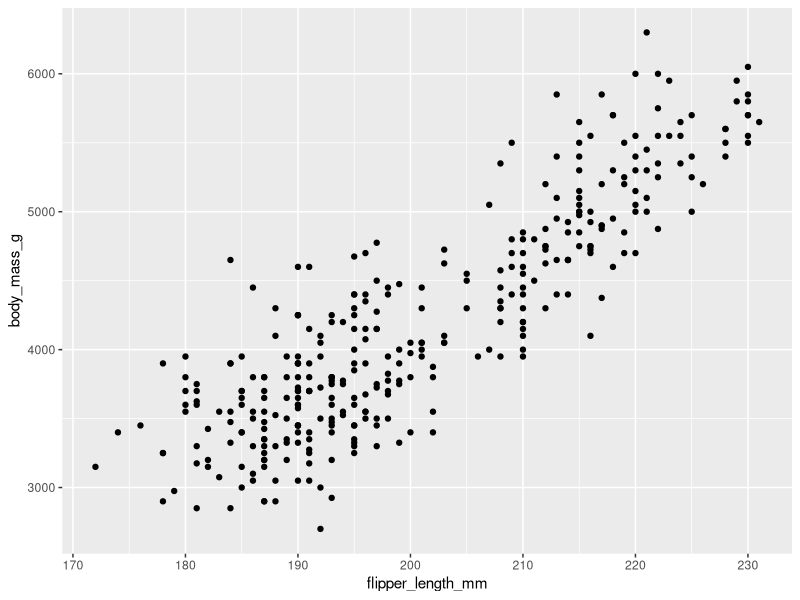
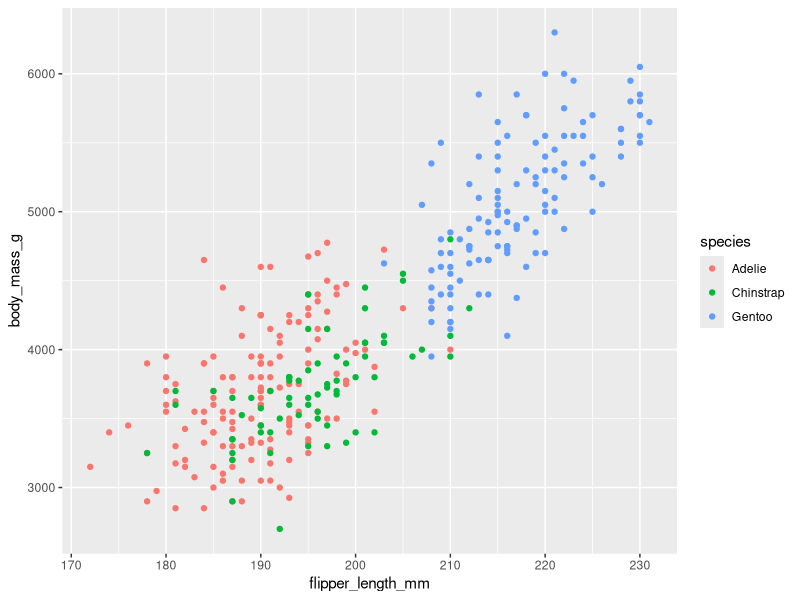
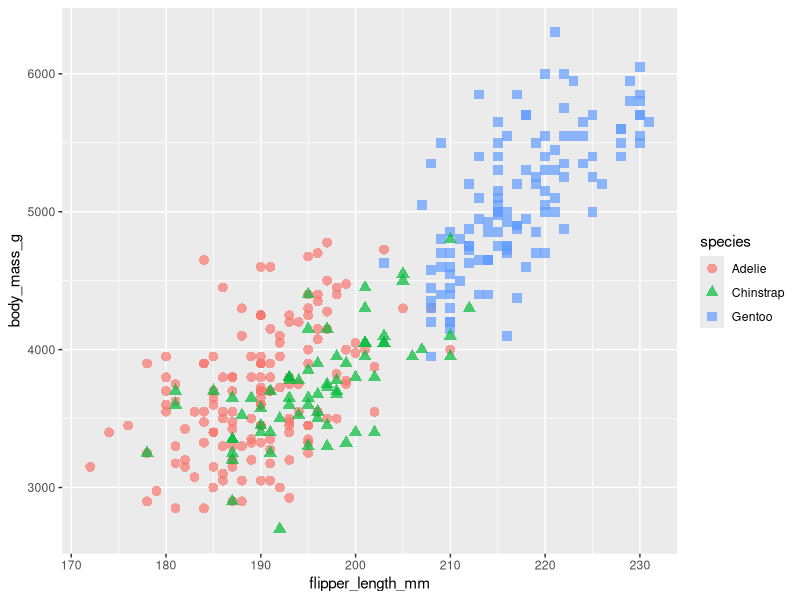
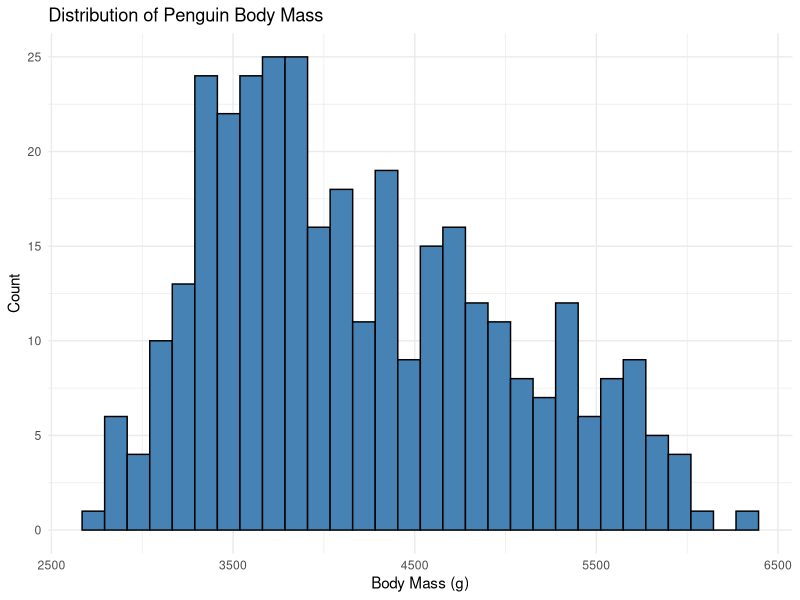
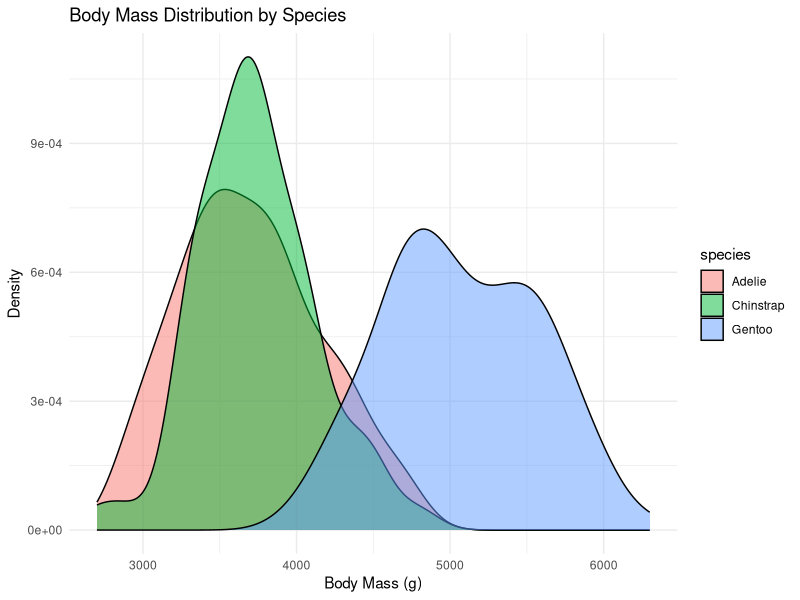
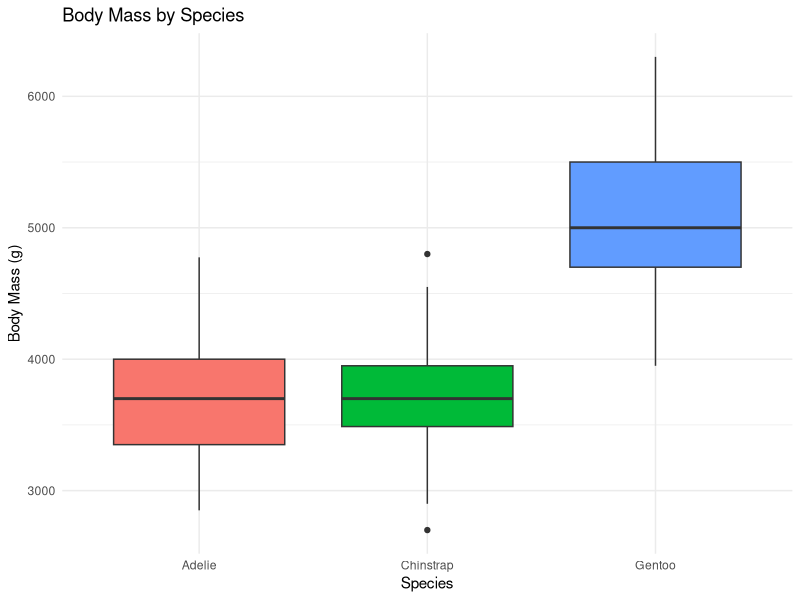
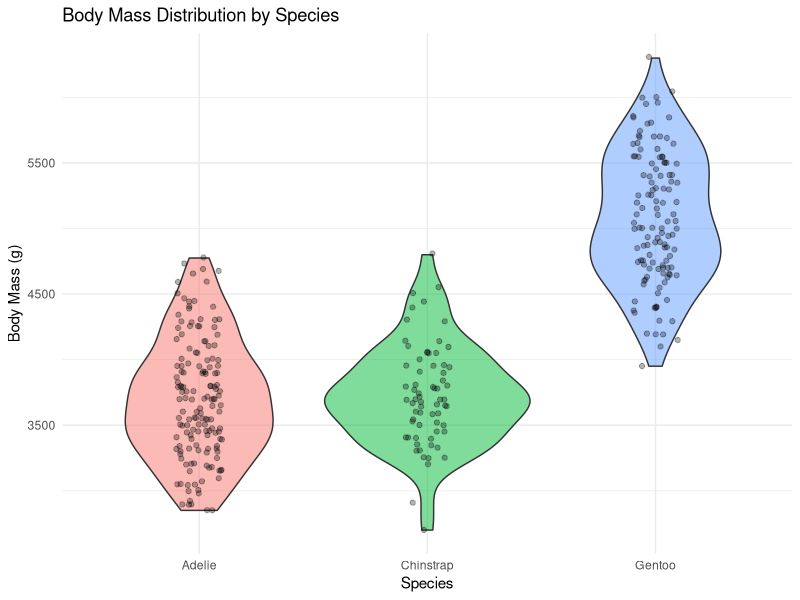
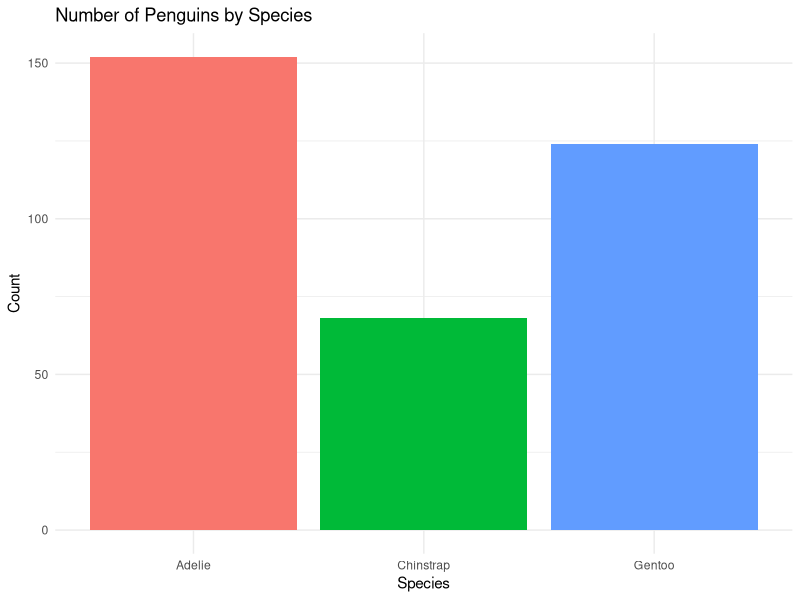

Generate these figures, in order, with R:
## ---- chunk 1
knitr::opts_chunk$set(echo = TRUE, message = FALSE, warning = FALSE, fig.width = 8, fig.height = 5)
## ---- chunk 2
library(tidyverse)
library(palmerpenguins)

penguins <- penguins
## ---- chunk 3
ggplot(data = penguins, aes(x = flipper_length_mm, y = body_mass_g)) +
  geom_point()
## ---- chunk 4
ggplot(penguins, aes(x = flipper_length_mm, y = body_mass_g, color = species)) +
  geom_point()
## ---- chunk 5
ggplot(penguins, aes(x = flipper_length_mm,
                     y = body_mass_g,
                     color = species,
                     shape = species)) +
  geom_point(size = 3, alpha = 0.7)
## ---- chunk 6
ggplot(penguins, aes(x = body_mass_g)) +
  geom_histogram(bins = 30, fill = "steelblue", color = "black") +
  labs(title = "Distribution of Penguin Body Mass",
       x = "Body Mass (g)",
       y = "Count") +
  theme_minimal()
## ---- chunk 7
ggplot(penguins, aes(x = body_mass_g, fill = species)) +
  geom_density(alpha = 0.5) +
  labs(title = "Body Mass Distribution by Species",
       x = "Body Mass (g)",
       y = "Density") +
  theme_minimal()
## ---- chunk 8
ggplot(penguins, aes(x = species, y = body_mass_g, fill = species)) +
  geom_boxplot() +
  labs(title = "Body Mass by Species",
       x = "Species",
       y = "Body Mass (g)") +
  theme_minimal() +
  theme(legend.position = "none")  # Remove redundant legend
## ---- chunk 9
ggplot(penguins, aes(x = species, y = body_mass_g, fill = species)) +
  geom_violin(alpha = 0.5) +
  geom_jitter(width = 0.1, alpha = 0.3) +  # Add actual points
  labs(title = "Body Mass Distribution by Species",
       x = "Species",
       y = "Body Mass (g)") +
  theme_minimal() +
  theme(legend.position = "none")
## ---- chunk 10
# Counts
ggplot(penguins, aes(x = species, fill = species)) +
  geom_bar() +
  labs(title = "Number of Penguins by Species",
       x = "Species",
       y = "Count") +
  theme_minimal() +
  theme(legend.position = "none")
## ---- chunk 11
# First calculate means
species_means <- penguins %>%
  group_by(species) %>%
  summarise(
    mean_mass = mean(body_mass_g, na.rm = TRUE),
    se_mass = sd(body_mass_g, na.rm = TRUE) / sqrt(n())
  )

# Plot means with error bars
ggplot(species_means, aes(x = species, y = mean_mass, fill = species)) +
  geom_col() +
  geom_errorbar(aes(ymin = mean_mass - se_mass,
                    ymax = mean_mass + se_mass),
                width = 0.2) +
  labs(title = "Mean Body Mass by Species",
       x = "Species",
       y = "Body Mass (g) ± SE") +
  theme_minimal() +
  theme(legend.position = "none")
## ---- chunk 12
ggplot(penguins, aes(x = bill_length_mm, y = bill_depth_mm, color = species)) +
  geom_point(size = 2, alpha = 0.7) +
  labs(title = "Bill Dimensions Across Species",
       x = "Bill Length (mm)",
       y = "Bill Depth (mm)",
       color = "Species") +
  theme_minimal()
## ---- chunk 13
# Count penguins per year
yearly_counts <- penguins %>%
  count(year, species)

ggplot(yearly_counts, aes(x = year, y = n, color = species, group = species)) +
  geom_line(size = 1) +
  geom_point(size = 3) +
  labs(title = "Penguin Observations Over Time",
       x = "Year",
       y = "Number of Observations",
       color = "Species") +
  theme_minimal()
## ---- chunk 14
ggplot(penguins, aes(x = flipper_length_mm, y = body_mass_g)) +
  geom_point(aes(color = species), alpha = 0.6) +
  geom_smooth(method = "lm", color = "black", linetype = "dashed") +  # Overall trend
  geom_smooth(aes(color = species), method = "lm", se = FALSE) +  # Per species
  labs(title = "Body Mass vs Flipper Length",
       x = "Flipper Length (mm)",
       y = "Body Mass (g)") +
  theme_minimal()
## ---- chunk 15
ggplot(penguins, aes(x = body_mass_g, fill = sex)) +
  geom_histogram(bins = 20) +
  facet_wrap(~species) +
  labs(title = "Body Mass Distribution by Species",
       x = "Body Mass (g)",
       y = "Count") +
  theme_minimal()
## ---- chunk 16
ggplot(penguins, aes(x = flipper_length_mm, y = body_mass_g)) +
  geom_point(aes(color = species)) +
  facet_grid(sex ~ island) +
  labs(title = "Body Mass vs Flipper Length",
       subtitle = "Faceted by Sex (rows) and Island (columns)") +
  theme_minimal()
## ---- chunk 17
ggplot(penguins, aes(x = species, y = body_mass_g, fill = species)) +
  geom_boxplot() +
  labs(
    title = "Penguin Body Mass Varies by Species",
    subtitle = "Data from Palmer Station, Antarctica",
    x = "Species",
    y = "Body Mass (grams)",
    fill = "Penguin Species",
    caption = "Data source: palmerpenguins package"
  ) +
  theme_minimal()
## ---- chunk 18
# Manual colors
ggplot(penguins, aes(x = species, y = body_mass_g, fill = species)) +
  geom_boxplot() +
  scale_fill_manual(values = c("Adelie" = "#FF6B35",
                                "Chinstrap" = "#4ECDC4",
                                "Gentoo" = "#95B46A")) +
  theme_minimal() +
  theme(legend.position = "none")

# Viridis palette (colorblind-friendly)
ggplot(penguins, aes(x = flipper_length_mm, y = body_mass_g, color = body_mass_g)) +
  geom_point(size = 2) +
  scale_color_viridis_c() +
  theme_minimal()
## ---- chunk 19
# Try different themes
p <- ggplot(penguins, aes(x = species, y = body_mass_g, fill = species)) +
  geom_boxplot() +
  labs(title = "Body Mass by Species")

# Different built-in themes
p + theme_minimal()
p + theme_classic()
p + theme_bw()
p + theme_light()
## ---- chunk 20
ggplot(penguins, aes(x = flipper_length_mm, y = body_mass_g, color = species)) +
  geom_point(size = 2, alpha = 0.7) +
  labs(title = "Flipper Length vs Body Mass",
       x = "Flipper Length (mm)",
       y = "Body Mass (g)") +
  theme_minimal() +
  theme(
    plot.title = element_text(size = 16, face = "bold"),
    axis.title = element_text(size = 12),
    legend.position = "bottom",
    panel.grid.minor = element_blank()
  )
## ---- chunk 21
# Simulated bacterial growth data
growth <- tibble(
  time_hr = rep(0:24, times = 3),
  strain = rep(c("WT", "mutant_A", "mutant_B"), each = 25),
  od600 = c(
    # WT
    0.05, 0.08, 0.15, 0.28, 0.52, 0.85, 1.2, 1.45, 1.6, 1.7,
    1.75, 1.78, 1.8, 1.8, 1.79, 1.78, 1.76, 1.74, 1.71, 1.68,
    1.65, 1.62, 1.58, 1.54, 1.50,
    # mutant_A (slower)
    0.05, 0.06, 0.09, 0.14, 0.22, 0.35, 0.52, 0.71, 0.89, 1.05,
    1.18, 1.28, 1.35, 1.40, 1.42, 1.43, 1.43, 1.42, 1.40, 1.38,
    1.35, 1.32, 1.28, 1.24, 1.20,
    # mutant_B (faster)
    0.05, 0.10, 0.20, 0.38, 0.68, 1.05, 1.42, 1.68, 1.82, 1.88,
    1.90, 1.90, 1.88, 1.85, 1.82, 1.78, 1.73, 1.68, 1.62, 1.56,
    1.50, 1.44, 1.37, 1.30, 1.23
  )
)

ggplot(growth, aes(x = time_hr, y = od600, color = strain)) +
  geom_line(size = 1) +
  geom_point(size = 2) +
  labs(title = "Bacterial Growth Curves",
       x = "Time (hours)",
       y = "Optical Density (600 nm)",
       color = "Strain") +
  theme_minimal() +
  theme(
    plot.title = element_text(size = 14, face = "bold"),
    legend.position = c(0.15, 0.85),
    legend.background = element_rect(fill = "white", color = "black")
  )
## ---- chunk 22
# Install if needed: install.packages("patchwork")
library(patchwork)

p1 <- ggplot(penguins, aes(x = species, fill = species)) +
  geom_bar() +
  theme_minimal() +
  theme(legend.position = "none")

p2 <- ggplot(penguins, aes(x = species, y = body_mass_g, fill = species)) +
  geom_boxplot() +
  theme_minimal() +
  theme(legend.position = "none")

p3 <- ggplot(penguins, aes(x = flipper_length_mm, y = body_mass_g, color = species)) +
  geom_point() +
  theme_minimal()

# Combine
(p1 | p2) / p3
